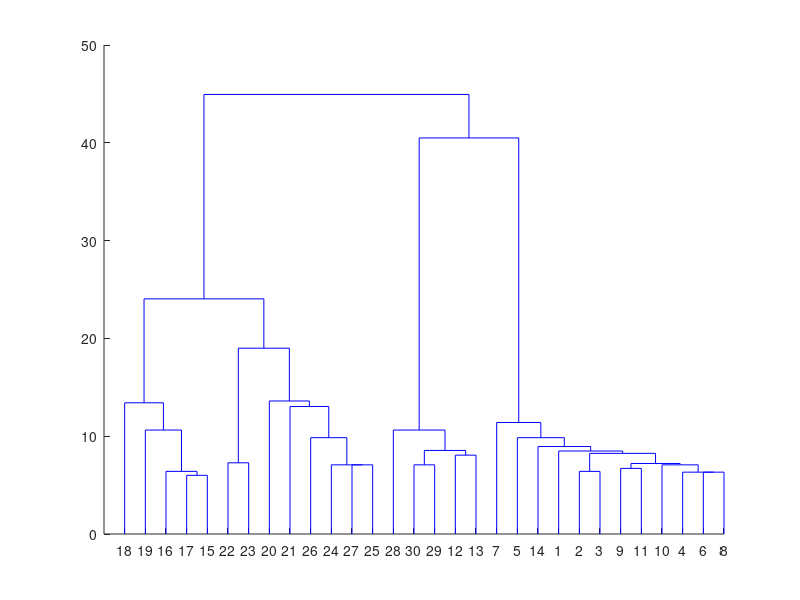

Reproduce this figure in MATLAB.
data = [4   53;
    5     63;
    10    59;
    9      77;
    13     49;
    13     69;
    12     88;
    15     75;
    18     61;
    19     65;
    22     74;
    27     72;
    28     76;
    24     58;
    27     55;
    28     60;
    30     52;
    72     31;
    64     30;
    31     60;
    32     61;
    36     72;
    28     147;
    32     149;
    35      153;
    33     154;
    38      151;
    41       150;
    38       145;
    38       143;
    32       143;
    34        141;
    44        156;
    44        149;
    44         143;
    46         142;
    61         25;
    76         27;
    47         149;
    49          152;
    50         142;
    53         144;
    52         152;
    55         155;
    54         124;
    60         136;
    63          139;
    86         132;
    85         115;
    85         96;
    78         94;
    74         96;
    97        122;
    98         116;
    98         124;
    64         20;
    69         21;
    99         119;
    99         128;
    101        115;
    108        111;
    110        111;
    108        116;
    111        126;
    115        117;
    117        115;
    70          4;
    77          12;
    83          21;
    61          15;
    69          15;
    78          16;
    66          18;
    58          13;
    66          23];


% treefigure1=linkage(data);
dendrogram(linkage(data));
% treefigure2=linkage(data,   'complete');
% treefigure3=linkage(data,   'average');
% treefigure4=linkage(data,   'ward');
% treefigure5=linkage(data,   'centroid');

% subplot(3,2,1)
% dendrogram(treefigure1);
% title('single');
% 
% subplot(3,2,2)
% dendrogram(treefigure2);
% title('complete');
% 
% subplot(3,2,3)
% dendrogram(treefigure3);
% title('average');
% 
% subplot(3,2,4)
% dendrogram(treefigure4);
% title('ward');
% 
% subplot(3,2,5)
% dendrogram(treefigure5);
% title('centroid');
